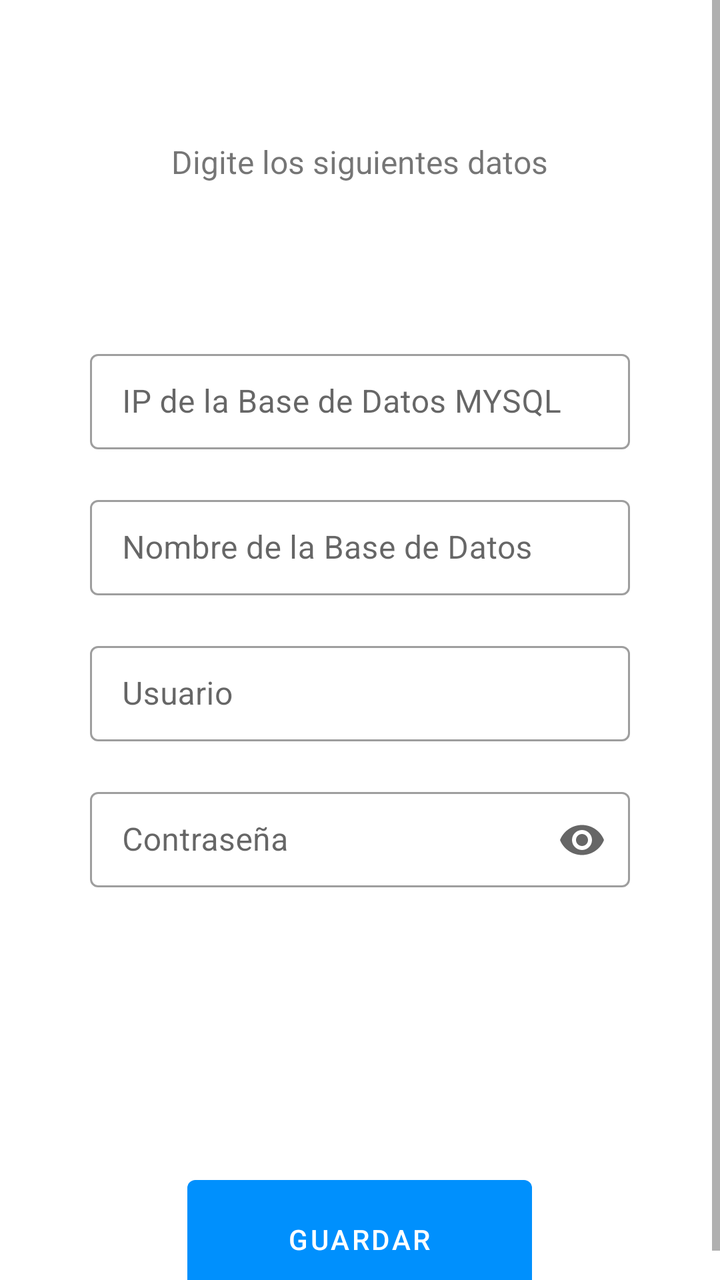
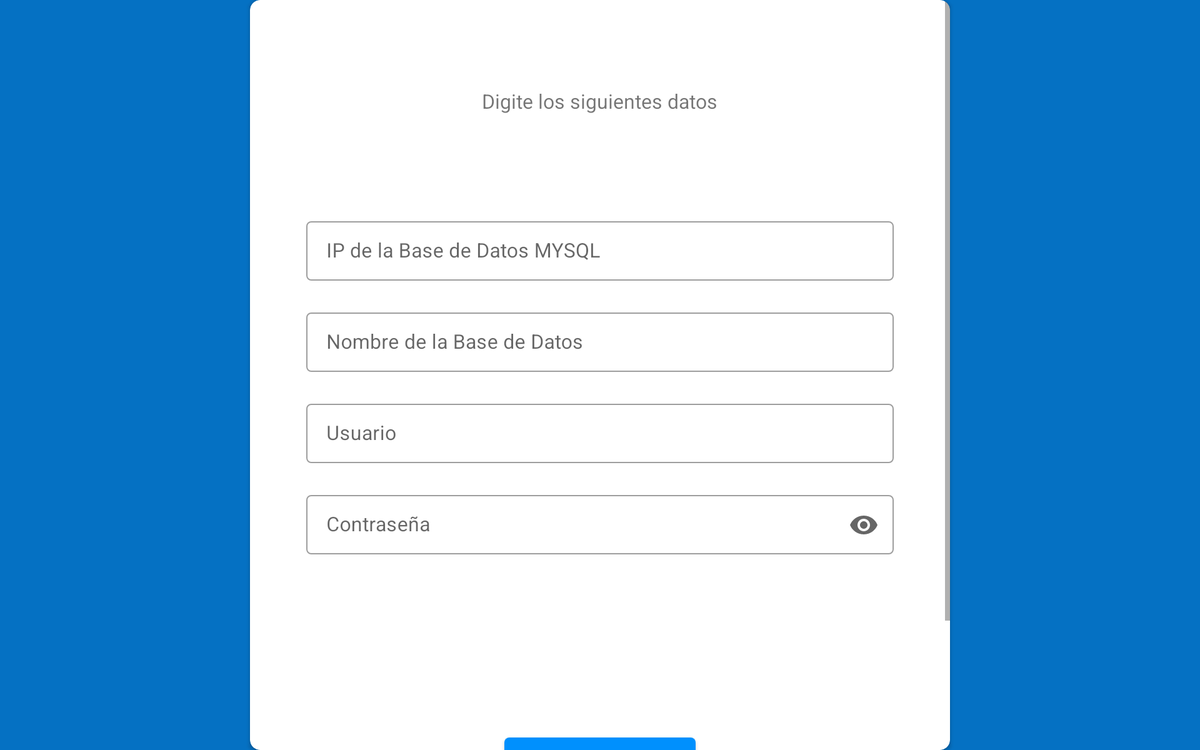

First picture: res/layout/ on a phone held upright. Second picture: the repository's own variant of that layout, on a device whose configuration matches the variant's folder. Source for both follows.
<!-- AndroidManifest.xml: application theme Theme.MyApplication -->
<!-- res/layout/fragment_registrar_base_datos.xml -->
<?xml version="1.0" encoding="utf-8"?>
<FrameLayout xmlns:android="http://schemas.android.com/apk/res/android"
    xmlns:tools="http://schemas.android.com/tools"
    android:layout_width="match_parent"
    android:layout_height="match_parent"
    xmlns:app="http://schemas.android.com/apk/res-auto"
    tools:context=".View.InicioA.Configuracion_Inicial.Fragment.RegistrarBaseDatos">
    <ScrollView
        android:layout_width="match_parent"
        android:layout_height="match_parent">

        <LinearLayout
            android:layout_width="match_parent"
            android:layout_height="match_parent"
            android:gravity="center"
            android:orientation="vertical">

            <TextView
                android:layout_marginTop="70dp"
                android:layout_width="wrap_content"
                android:layout_height="wrap_content"
                android:text="Digite los siguientes datos"
                android:textSize="16dp" />
            <LinearLayout
                android:layout_marginTop="80dp"
                android:layout_width="match_parent"
                android:layout_height="wrap_content"
                android:layout_marginRight="45dp"
                android:layout_marginLeft="45dp">
                <com.google.android.material.textfield.TextInputLayout
                    style="@style/Widget.MaterialComponents.TextInputLayout.OutlinedBox.Dense"
                    android:layout_width="match_parent"
                    android:layout_height="wrap_content"
                    android:hint="IP de la Base de Datos MYSQL"
                    app:endIconMode="clear_text">

                    <com.google.android.material.textfield.TextInputEditText
                        android:id="@+id/ip"
                        android:layout_width="match_parent"
                        android:layout_height="wrap_content"
                        android:inputType="text" />
                </com.google.android.material.textfield.TextInputLayout>
            </LinearLayout>
        <LinearLayout
            android:layout_marginTop="20dp"
            android:layout_width="match_parent"
            android:layout_height="wrap_content"
            android:layout_marginRight="45dp"
            android:layout_marginLeft="45dp">
            <com.google.android.material.textfield.TextInputLayout
                style="@style/Widget.MaterialComponents.TextInputLayout.OutlinedBox.Dense"
                android:layout_width="match_parent"
                android:layout_height="wrap_content"
                android:hint="Nombre de la Base de Datos"
                app:endIconMode="clear_text">

                <com.google.android.material.textfield.TextInputEditText
                    android:id="@+id/nbasedatos"
                    android:layout_width="match_parent"
                    android:layout_height="wrap_content"
                    android:inputType="text" />
            </com.google.android.material.textfield.TextInputLayout>
        </LinearLayout>
        <LinearLayout
            android:layout_marginTop="20dp"
            android:layout_width="match_parent"
            android:layout_height="wrap_content"
            android:layout_marginRight="45dp"
            android:layout_marginLeft="45dp">
            <com.google.android.material.textfield.TextInputLayout
                style="@style/Widget.MaterialComponents.TextInputLayout.OutlinedBox.Dense"
                android:layout_width="match_parent"
                android:layout_height="wrap_content"
                android:hint="Usuario"
                app:endIconMode="clear_text">

                <com.google.android.material.textfield.TextInputEditText
                    android:id="@+id/username"
                    android:layout_width="match_parent"
                    android:layout_height="wrap_content"
                    android:inputType="text" />
            </com.google.android.material.textfield.TextInputLayout>
        </LinearLayout>
        <LinearLayout
            android:layout_marginTop="20dp"
            android:layout_width="match_parent"
            android:layout_height="wrap_content"
            android:layout_marginRight="45dp"
            android:layout_marginLeft="45dp">
            <com.google.android.material.textfield.TextInputLayout
                style="@style/Widget.MaterialComponents.TextInputLayout.OutlinedBox.Dense"
                android:layout_width="match_parent"
                android:layout_height="wrap_content"
                android:hint="Contraseña"
                app:endIconMode="password_toggle">
                <com.google.android.material.textfield.TextInputEditText
                    android:id="@+id/password"
                    android:layout_width="match_parent"
                    android:layout_height="wrap_content"
                    android:inputType="textPassword" />
            </com.google.android.material.textfield.TextInputLayout>
        </LinearLayout>

            <Button
                android:id="@+id/ButtonG"
                android:layout_width="wrap_content"
                android:layout_height="wrap_content"
                android:layout_marginLeft="20dp"
                android:layout_marginRight="20dp"
                android:layout_marginTop="140dp"
                android:paddingTop="20dp"
                android:paddingBottom="20dp"
                android:paddingLeft="50dp"
                android:paddingRight="50dp"
                android:text="Guardar"
                android:textColor="#FFFFFF" />

        </LinearLayout>

    </ScrollView>



</FrameLayout>
<!-- resources referenced by this layout -->
<resources>
  <style name="Theme.MyApplication" parent="Theme.MaterialComponents.Light.DarkActionBar">
          
          <item name="colorPrimary">@color/colorPrimary</item>
          <item name="colorPrimaryVariant">@color/colorPrimaryDark</item>
          <item name="colorOnPrimary">@color/colorAccent</item>
          
          <item name="colorSecondary">@color/colorPrimary</item>
          <item name="colorSecondaryVariant">@color/colorPrimaryDark</item>
          <item name="colorOnSecondary">@color/black</item>
          
          <item name="android:statusBarColor" tools:targetApi="l">?attr/colorPrimaryVariant</item>
          
      </style>
  <color name="colorPrimary">#0090FD</color>
  <color name="colorPrimaryDark">#0571C3</color>
  <color name="colorAccent">#0090FD</color>
  <color name="black">#FFFFFFFF</color>
</resources>
<!-- res/layout-w800dp/fragment_registrar_base_datos.xml (the repository's variant of the layout above) -->
<!-- drawn on a 7-inch tablet turned sideways -->
<?xml version="1.0" encoding="utf-8"?>
<FrameLayout xmlns:android="http://schemas.android.com/apk/res/android"
    xmlns:tools="http://schemas.android.com/tools"
    android:layout_width="match_parent"
    android:layout_height="match_parent"
    xmlns:app="http://schemas.android.com/apk/res-auto"
    tools:context=".View.Activity.InicioA.Configuracion_Inicial.Fragment.RegistrarBaseDatos">
    <LinearLayout
        android:layout_width="match_parent"
        android:gravity="center"
        android:background="@color/colorPrimaryDark"
        android:layout_height="match_parent">

    <androidx.cardview.widget.CardView
        xmlns:android="http://schemas.android.com/apk/res/android"
        xmlns:app="http://schemas.android.com/apk/res-auto"
        android:layout_width="match_parent"
        android:layout_marginLeft="200dp"
        android:layout_marginRight="200dp"
        android:layout_height="wrap_content"
        android:background="@color/whiteCardColor"
        app:cardCornerRadius="8dp">
    <ScrollView
        android:layout_width="match_parent"
        android:layout_height="match_parent">

        <LinearLayout
            android:layout_width="match_parent"
            android:layout_height="match_parent"
            android:gravity="center"
            android:orientation="vertical">

            <TextView
                android:layout_marginTop="70dp"
                android:layout_width="wrap_content"
                android:layout_height="wrap_content"
                android:text="Digite los siguientes datos"
                android:textSize="16dp" />
            <LinearLayout
                android:layout_marginTop="80dp"
                android:layout_width="match_parent"
                android:layout_height="wrap_content"
                android:layout_marginRight="45dp"
                android:layout_marginLeft="45dp">
                <com.google.android.material.textfield.TextInputLayout
                    style="@style/Widget.MaterialComponents.TextInputLayout.OutlinedBox.Dense"
                    android:layout_width="match_parent"
                    android:layout_height="wrap_content"
                    android:hint="IP de la Base de Datos MYSQL"
                    app:endIconMode="clear_text">

                    <com.google.android.material.textfield.TextInputEditText
                        android:id="@+id/ip"
                        android:layout_width="match_parent"
                        android:layout_height="wrap_content"
                        android:inputType="text" />
                </com.google.android.material.textfield.TextInputLayout>
            </LinearLayout>
        <LinearLayout
            android:layout_marginTop="20dp"
            android:layout_width="match_parent"
            android:layout_height="wrap_content"
            android:layout_marginRight="45dp"
            android:layout_marginLeft="45dp">
            <com.google.android.material.textfield.TextInputLayout
                style="@style/Widget.MaterialComponents.TextInputLayout.OutlinedBox.Dense"
                android:layout_width="match_parent"
                android:layout_height="wrap_content"
                android:hint="Nombre de la Base de Datos"
                app:endIconMode="clear_text">

                <com.google.android.material.textfield.TextInputEditText
                    android:id="@+id/nbasedatos"
                    android:layout_width="match_parent"
                    android:layout_height="wrap_content"
                    android:inputType="text" />
            </com.google.android.material.textfield.TextInputLayout>
        </LinearLayout>
        <LinearLayout
            android:layout_marginTop="20dp"
            android:layout_width="match_parent"
            android:layout_height="wrap_content"
            android:layout_marginRight="45dp"
            android:layout_marginLeft="45dp">
            <com.google.android.material.textfield.TextInputLayout
                style="@style/Widget.MaterialComponents.TextInputLayout.OutlinedBox.Dense"
                android:layout_width="match_parent"
                android:layout_height="wrap_content"
                android:hint="Usuario"
                app:endIconMode="clear_text">

                <com.google.android.material.textfield.TextInputEditText
                    android:id="@+id/username"
                    android:layout_width="match_parent"
                    android:layout_height="wrap_content"
                    android:inputType="text" />
            </com.google.android.material.textfield.TextInputLayout>
        </LinearLayout>
        <LinearLayout
            android:layout_marginTop="20dp"
            android:layout_width="match_parent"
            android:layout_height="wrap_content"
            android:layout_marginRight="45dp"
            android:layout_marginLeft="45dp">
            <com.google.android.material.textfield.TextInputLayout
                style="@style/Widget.MaterialComponents.TextInputLayout.OutlinedBox.Dense"
                android:layout_width="match_parent"
                android:layout_height="wrap_content"
                android:hint="Contraseña"
                app:endIconMode="password_toggle">
                <com.google.android.material.textfield.TextInputEditText
                    android:id="@+id/password"
                    android:layout_width="match_parent"
                    android:layout_height="wrap_content"
                    android:inputType="textPassword" />
            </com.google.android.material.textfield.TextInputLayout>
        </LinearLayout>

            <Button
                android:id="@+id/ButtonG"
                android:layout_width="wrap_content"
                android:layout_height="wrap_content"
                android:layout_marginLeft="120dp"
                android:layout_marginRight="120dp"
                android:layout_marginTop="140dp"
                android:layout_marginBottom="70dp"
                android:paddingTop="20dp"
                android:paddingBottom="20dp"
                android:paddingLeft="40dp"
                android:paddingRight="40dp"
                android:text="Guardar"
                android:textColor="#FFFFFF" />

        </LinearLayout>

    </ScrollView>
    </androidx.cardview.widget.CardView>
    </LinearLayout>



</FrameLayout>
<!-- resources referenced by the variant -->
<!-- as a 7-inch tablet turned sideways resolves them -->
<resources>
  <color name="colorPrimaryDark">#0571C3</color>
  <color name="whiteCardColor">#fff</color>
  <style name="Theme.MyApplication" parent="Theme.MaterialComponents.Light.DarkActionBar">
          
          <item name="colorPrimary">@color/colorPrimary</item>
          <item name="colorPrimaryVariant">@color/colorPrimaryDark</item>
          <item name="colorOnPrimary">@color/colorAccent</item>
          
          <item name="colorSecondary">@color/colorPrimary</item>
          <item name="colorSecondaryVariant">@color/colorPrimaryDark</item>
          <item name="colorOnSecondary">@color/black</item>
          
          <item name="android:statusBarColor" tools:targetApi="l">?attr/colorPrimaryVariant</item>
          
      </style>
  <color name="colorPrimary">#0090FD</color>
  <color name="colorAccent">#0090FD</color>
  <color name="black">#FFFFFFFF</color>
</resources>
